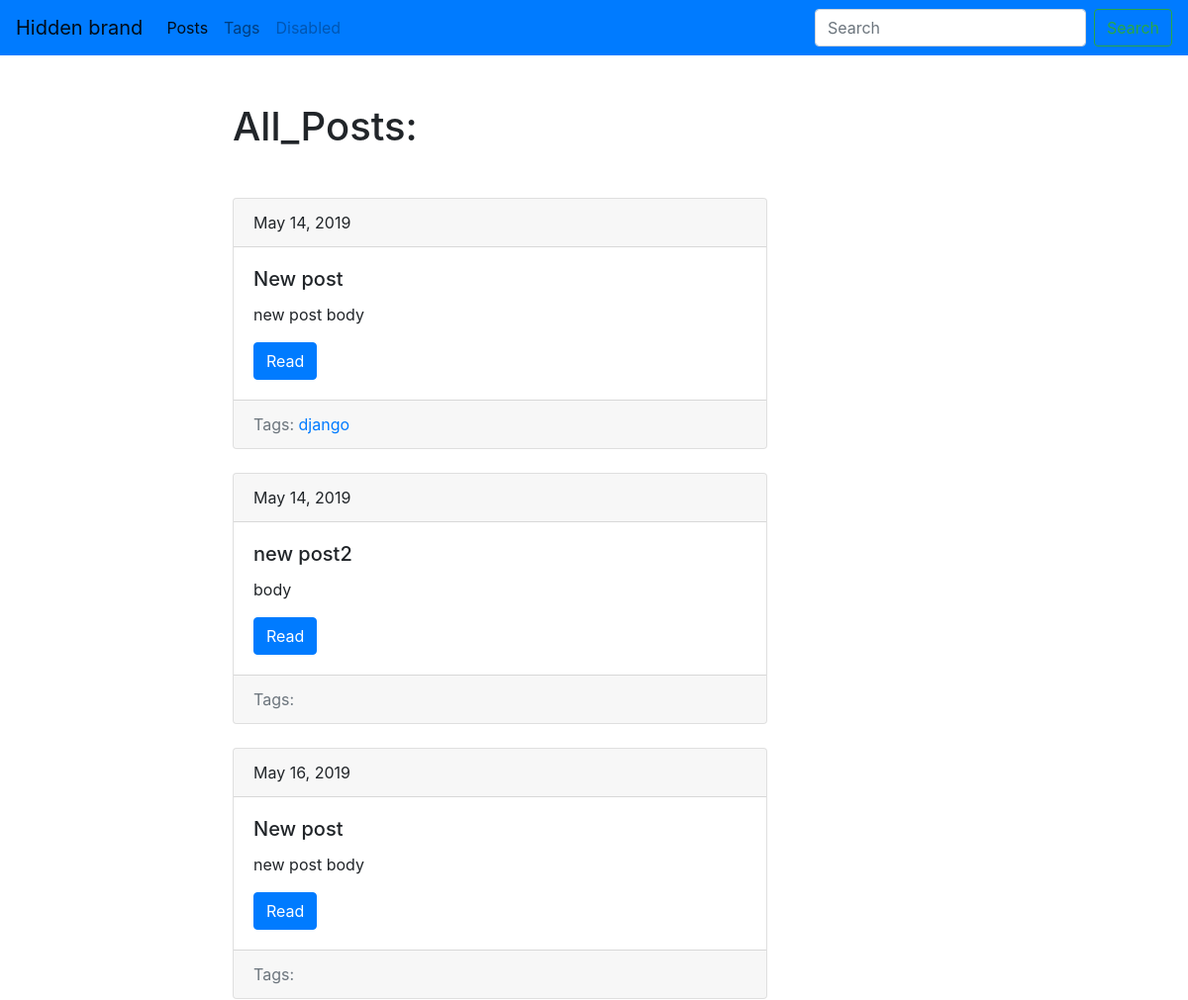
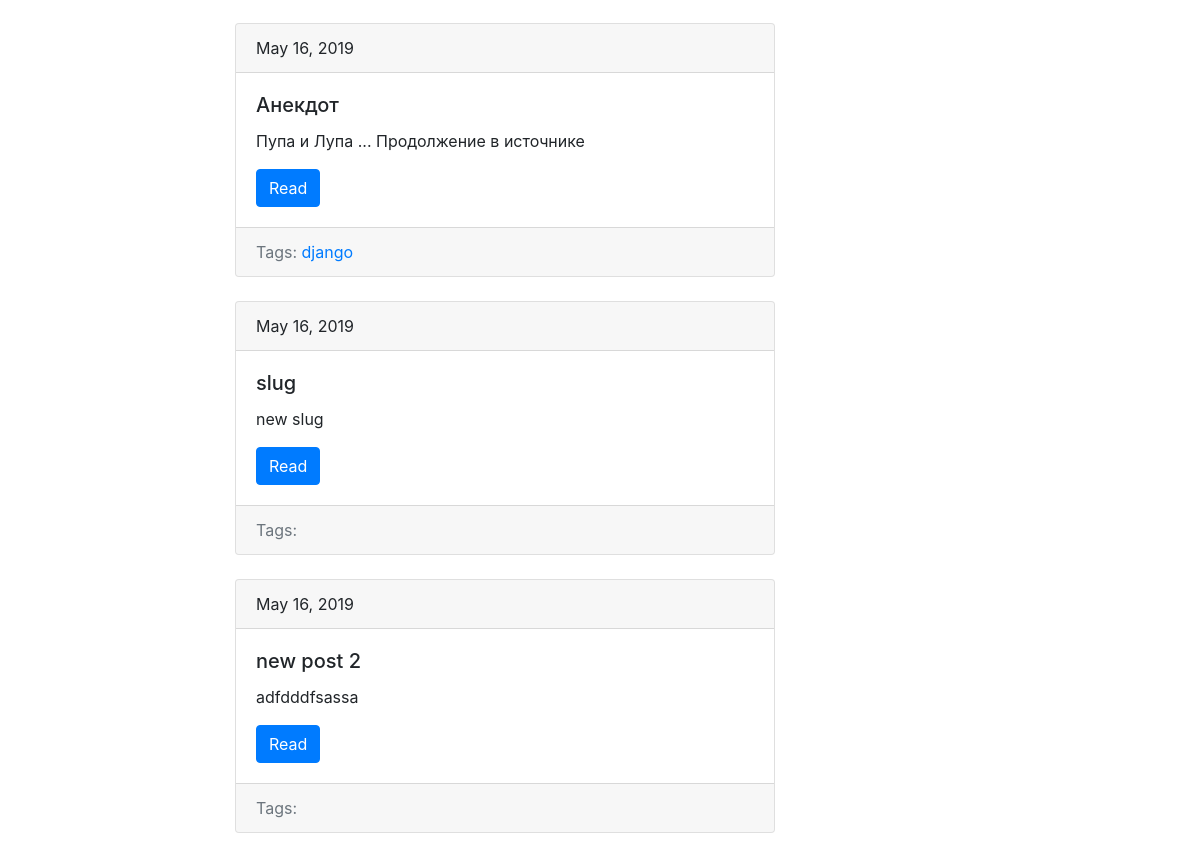
Screenshot of /blog/ with the database file from the repository (2 pictures, top to bottom).
### blog/models.py (models this page shows, shortened)
class Post(models.Model):
    title = models.CharField(max_length=150, db_index=True)
    slug = models.SlugField(max_length=150, blank=True ,unique=True)
    body = models.TextField(blank=True, db_index=True)
    tags = models.ManyToManyField('Tag', blank=True, related_name='posts')
    date_pub = models.DateField(auto_now_add=True)
    def get_absolute_url(self):
        return reverse('post_detail_url',kwargs={'slug':self.slug})

class Tag(models.Model):
    title = models.CharField(max_length=50)
    slug = models.SlugField(max_length=50, unique=True)
    def get_absolute_url(self):
        return reverse('tag_detail_url', kwargs={'slug':self.slug})

### blog/views.py (the view)
# urls.py: path('', posts_list, name='posts_list_url'),
def posts_list(request):
    posts = Post.objects.all()
    return render(request, 'blog/index.html', context={'posts':posts})

### blog/templates/blog/index.html (shortened to what this page needs)
{% extends "blog/base_blog.html"%}
{% block content%}
<h1 class="mb-5">All_Posts:</h1>
{% for post in posts %}
{% include 'blog/includes/post_card_template.html'%}
{% endfor %}
{% endblock %}

### blog/templates/blog/includes/post_card_template.html
<div class="card mb-4">
  <div class="card-header">
    {{post.date_pub }}
  </div>
  <div class="card-body">
    <h5 class="card-title">{{ post.title }}</h5>
    <p class="card-text">{{post.body|truncatewords:15}}</p>
    <a href="{{ post.get_absolute_url }}" class="btn btn-primary">Read</a>
  </div>
    <div class="card-footer text-muted">
        Tags:
        {% for tag in post.tags.all %}
        <a href="{{ tag.get_absolute_url }}">{{ tag.title }}</a>
        {% endfor %}
    </div>
</div>

### rows the page displays
Post: date_pub "May 14, 2019", title "New post", body "new post body"
Tag: title "django"
Post: date_pub "May 14, 2019", title "new post2", body "body"
Post: date_pub "May 16, 2019", title "New post", body "new post body"
Post: date_pub "May 16, 2019", title "Анекдот", body "Пупа и Лупа ... Продолжение в источнике"
Post: date_pub "May 16, 2019", title "slug", body "new slug"
Post: date_pub "May 16, 2019", title "new post 2", body "adfdddfsassa"
